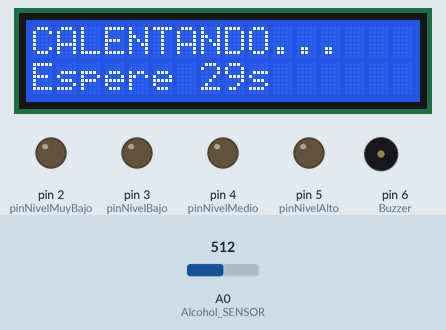
Simulated run of this sketch. Board: Arduino Uno, built with avr-gcc and run on an emulated ATmega328P. Parts: 16×2 character LCD, output pins drawn as LEDs (lit = HIGH), buzzer (waves = sounding, pin HIGH). The test bench sets the inputs (shaded band); at power-on: A0 (Alcohol_SENSOR) = 512. What the sketch prints to the serial monitor is not drawn.

Above: at 0.2 s.
At 7.2 s:
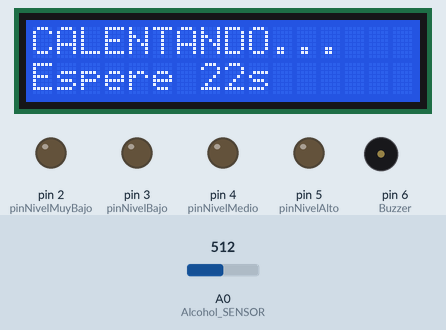
At 14.2 s:
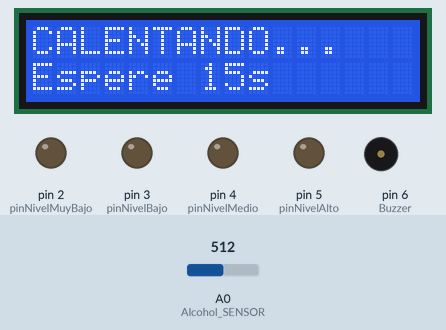
At 29.2 s:
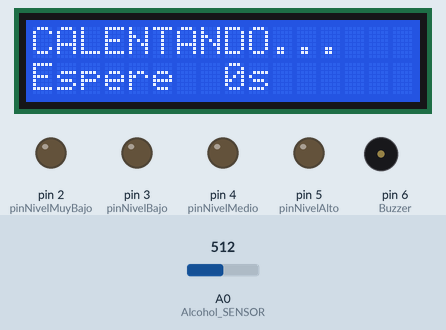
At 34.2 s:
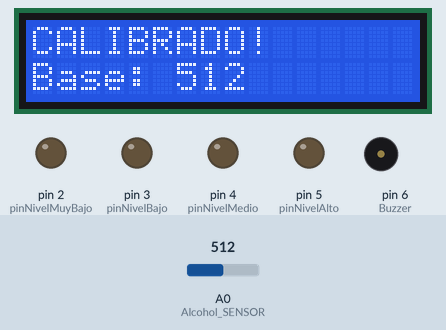
At 37.2 s:
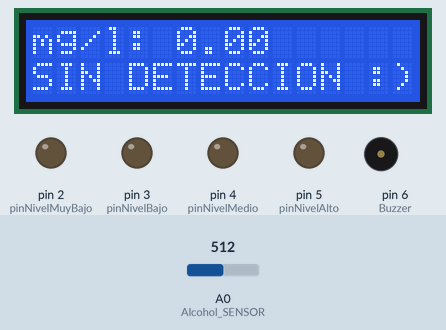

The sketch:

CodigoFinal.ino
```cpp
#include <LiquidCrystal_I2C.h>

int pinNivelMuyBajo = 2;
int pinNivelBajo = 3;
int pinNivelMedio = 4;
int pinNivelAlto = 5;
int Buzzer = 6;
int Alcohol_SENSOR = A0;

LiquidCrystal_I2C lcd_1(0x27, 16, 2);

// Variables para calibración mejorada
int sensorBaseline = 0;
bool sensorReady = false;
unsigned long startTime = 0;
const unsigned long WARM_UP_TIME = 30000; // Aumentado a 30 segundos
const int NUM_READINGS = 20; // Más lecturas para mejor promedio
const int NOISE_THRESHOLD = 15; // Umbral de ruido para filtrar fluctuaciones
int lastStableReading = 0;

// Variables para filtrado y recuperación moderada constante
float filteredValue = 0;
const float FILTER_ALPHA = 0.4; // Factor moderado para recuperación constante

void setup() {
  pinMode(pinNivelMuyBajo, OUTPUT);
  pinMode(pinNivelBajo, OUTPUT);
  pinMode(pinNivelMedio, OUTPUT);
  pinMode(pinNivelAlto, OUTPUT);
  pinMode(Buzzer, OUTPUT);

  lcd_1.init();
  lcd_1.backlight();
  lcd_1.clear();
  Serial.begin(9600);

  startTime = millis();

  lcd_1.setCursor(0, 0);
  lcd_1.print("CALENTANDO...");
  lcd_1.setCursor(0, 1);
  lcd_1.print("Espere 10s");

  Serial.println("Iniciando calibración del sensor MQ-3...");
  Serial.println("IMPORTANTE: No soplar durante la calibración");
}

void loop() {
  // Simulación de calentamiento del sensor
  if (!sensorReady) {
    unsigned long elapsedTime = millis() - startTime;

    if (elapsedTime < WARM_UP_TIME) {
      int remainingSeconds = (WARM_UP_TIME - elapsedTime) / 1000;

      static int lastSecond = -1;
      if (remainingSeconds != lastSecond) {
        lcd_1.setCursor(0, 1);
        lcd_1.print("Espere ");
        if (remainingSeconds < 10) {
          lcd_1.print(" ");
        }
        lcd_1.print(remainingSeconds);
        lcd_1.print("s    ");
        lastSecond = remainingSeconds;

        Serial.print("Calentando... ");
        Serial.print(remainingSeconds);
        Serial.println("s restantes");
      }

      delay(100);
      return;
    } else {
      // Calibración mejorada con más muestras
      long sum = 0;
      Serial.println("Iniciando calibración final...");

      for (int i = 0; i < NUM_READINGS; i++) {
        int reading = analogRead(Alcohol_SENSOR);
        sum += reading;
        Serial.print("Muestra ");
        Serial.print(i+1);
        Serial.print(": ");
        Serial.println(reading);
        delay(200); // Más tiempo entre lecturas
      }

      sensorBaseline = sum / NUM_READINGS;
      filteredValue = sensorBaseline; // Inicializar filtro
      lastStableReading = sensorBaseline;
      sensorReady = true;

      lcd_1.clear();
      lcd_1.setCursor(0, 0);
      lcd_1.print("CALIBRADO!");
      lcd_1.setCursor(0, 1);
      lcd_1.print("Base: ");
      lcd_1.print(sensorBaseline);

      Serial.println("=== CALIBRACIÓN COMPLETADA ===");
      Serial.print("Valor base promedio: ");
      Serial.println(sensorBaseline);
      Serial.println("Sistema listo para usar");

      delay(3000);
    }
  }// Fin de simulación del sensor

  // Operación normal con recuperación moderada constante
  lcd_1.clear();

  int rawReading = analogRead(Alcohol_SENSOR);

  // Aplicar filtrado moderado que ayuda a la recuperación gradual
  filteredValue = (FILTER_ALPHA * rawReading) + ((1 - FILTER_ALPHA) * filteredValue);

  // Agregar ligera tendencia hacia la baseline para recuperación natural
  float recoveryBias = (sensorBaseline - filteredValue) * 0.05; // 5% de tendencia hacia la base
  filteredValue += recoveryBias;

  // Calcular diferencia con valor filtrado
  float sensorDiff = filteredValue - sensorBaseline;

  // Aplicar umbral de ruido - si la diferencia es muy pequeña, considerarla como cero
  if (abs(sensorDiff) < NOISE_THRESHOLD) {
    sensorDiff = 0;
  }

  // Conversión mejorada a mg/l (ajustada para MQ-3)
  float mg_l = max(0, sensorDiff / 150.0); // Ajustado el factor de conversión

  Serial.print("Raw: ");
  Serial.print(rawReading);
  Serial.print(" Filtrado: ");
  Serial.print(filteredValue, 1);
  Serial.print(" Base: ");
  Serial.print(sensorBaseline);
  Serial.print(" Diff: ");
  Serial.print(sensorDiff, 1);
  Serial.print(" mg/l: ");
  Serial.println(mg_l, 3);

  lcd_1.setCursor(0, 0);
  lcd_1.print("mg/l: ");
  lcd_1.print(mg_l, 2);

  // Apagar todos los LEDs y buzzer
  digitalWrite(pinNivelAlto, LOW);
  digitalWrite(pinNivelMedio, LOW);
  digitalWrite(pinNivelBajo, LOW);
  digitalWrite(pinNivelMuyBajo, LOW);
  digitalWrite(Buzzer, LOW);

  // Lógica de niveles corregida para detectar aliento normal
  if (sensorDiff > 150) { // Nivel muy alto - solo alcohol real
    digitalWrite(pinNivelAlto, HIGH);
    lcd_1.setCursor(0, 1);
    lcd_1.print("!!BORRACHO!! :O");
    digitalWrite(Buzzer, HIGH);
    delay(200);
    digitalWrite(Buzzer, LOW);
    delay(200);
  } else if (sensorDiff > 100) { // Nivel alto
    digitalWrite(pinNivelMedio, HIGH);
    lcd_1.setCursor(0, 1);
    lcd_1.print("CASI AL LIMITE :/");
  } else if (sensorDiff > 60) { // Nivel moderado - aumentado umbral
    digitalWrite(pinNivelBajo, HIGH);
    lcd_1.setCursor(0, 1);
    lcd_1.print("POSIBLE ALCOHOL -_-");
  } else if (sensorDiff > 15) { // Umbral reducido - cualquier cambio por soplar
    digitalWrite(pinNivelMuyBajo, HIGH);
    lcd_1.setCursor(0, 1);
    lcd_1.print("ALIENTO NORMAL:D");
  } else { // Solo aire estático sin cambios
    lcd_1.setCursor(0, 1);
    lcd_1.print("SIN DETECCION :)");
  }

  delay(500); // Velocidad moderada para recuperación constante
}
```

Measured:
- what the display in image 1 shows lasts 1.1 s, from 7.1 s to 8.2 s
- what the display in image 3 shows lasts 4.9 s, from 29.2 s to 34.1 s
- what the display in image 4 shows lasts 3.1 s, from 34.1 s to 37.2 s
